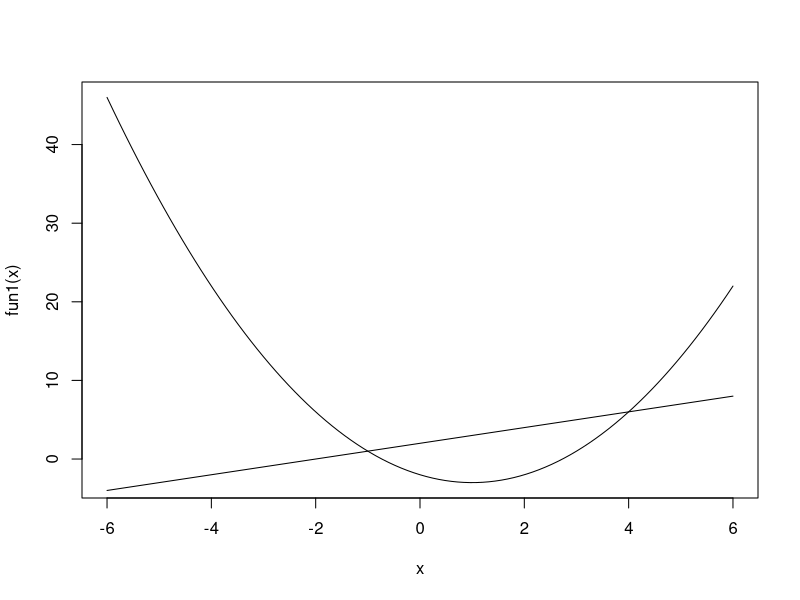

Recreate this plot in R.
## ---- chunk 1
fun1 <- function(x)
{
  x^2 - 2*x - 2
}

fun2 <- function(x)
{
  x + 2
}

curve(fun1, -6, 6)
plot(fun2, -6, 6, add=TRUE)
